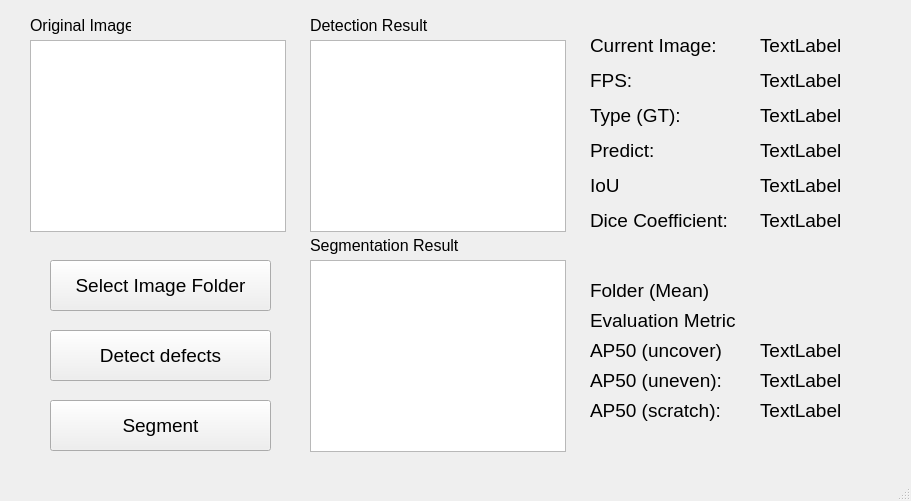
<?xml version="1.0" encoding="UTF-8"?>
<ui version="4.0">
 <class>MainWindow</class>
 <widget class="QMainWindow" name="MainWindow">
  <property name="geometry">
   <rect>
    <x>0</x>
    <y>0</y>
    <width>911</width>
    <height>501</height>
   </rect>
  </property>
  <property name="windowTitle">
   <string>MainWindow</string>
  </property>
  <widget class="QWidget" name="centralwidget">
   <widget class="QPushButton" name="pushButton">
    <property name="geometry">
     <rect>
      <x>50</x>
      <y>260</y>
      <width>221</width>
      <height>51</height>
     </rect>
    </property>
    <property name="font">
     <font>
      <family>Arial</family>
      <pointsize>14</pointsize>
     </font>
    </property>
    <property name="text">
     <string>Select Image Folder</string>
    </property>
   </widget>
   <widget class="QGraphicsView" name="graphicsView">
    <property name="geometry">
     <rect>
      <x>30</x>
      <y>40</y>
      <width>256</width>
      <height>192</height>
     </rect>
    </property>
   </widget>
   <widget class="QPushButton" name="pushButton_2">
    <property name="geometry">
     <rect>
      <x>50</x>
      <y>330</y>
      <width>221</width>
      <height>51</height>
     </rect>
    </property>
    <property name="font">
     <font>
      <family>Arial</family>
      <pointsize>14</pointsize>
     </font>
    </property>
    <property name="text">
     <string>Detect defects</string>
    </property>
   </widget>
   <widget class="QPushButton" name="pushButton_3">
    <property name="geometry">
     <rect>
      <x>50</x>
      <y>400</y>
      <width>221</width>
      <height>51</height>
     </rect>
    </property>
    <property name="font">
     <font>
      <family>Arial</family>
      <pointsize>14</pointsize>
     </font>
    </property>
    <property name="text">
     <string>Segment</string>
    </property>
   </widget>
   <widget class="QLabel" name="label">
    <property name="geometry">
     <rect>
      <x>30</x>
      <y>15</y>
      <width>101</width>
      <height>21</height>
     </rect>
    </property>
    <property name="font">
     <font>
      <family>Arial</family>
      <pointsize>12</pointsize>
     </font>
    </property>
    <property name="text">
     <string>Original Image</string>
    </property>
    <property name="alignment">
     <set>Qt::AlignLeading|Qt::AlignLeft|Qt::AlignVCenter</set>
    </property>
   </widget>
   <widget class="QLabel" name="label_2">
    <property name="geometry">
     <rect>
      <x>310</x>
      <y>15</y>
      <width>121</width>
      <height>21</height>
     </rect>
    </property>
    <property name="font">
     <font>
      <family>Arial</family>
      <pointsize>12</pointsize>
     </font>
    </property>
    <property name="text">
     <string>Detection Result</string>
    </property>
    <property name="alignment">
     <set>Qt::AlignLeading|Qt::AlignLeft|Qt::AlignVCenter</set>
    </property>
   </widget>
   <widget class="QGraphicsView" name="graphicsView_2">
    <property name="geometry">
     <rect>
      <x>310</x>
      <y>40</y>
      <width>256</width>
      <height>192</height>
     </rect>
    </property>
   </widget>
   <widget class="QGraphicsView" name="graphicsView_3">
    <property name="geometry">
     <rect>
      <x>310</x>
      <y>260</y>
      <width>256</width>
      <height>192</height>
     </rect>
    </property>
   </widget>
   <widget class="QLabel" name="label_3">
    <property name="geometry">
     <rect>
      <x>310</x>
      <y>235</y>
      <width>151</width>
      <height>21</height>
     </rect>
    </property>
    <property name="font">
     <font>
      <family>Arial</family>
      <pointsize>12</pointsize>
     </font>
    </property>
    <property name="text">
     <string>Segmentation Result</string>
    </property>
    <property name="alignment">
     <set>Qt::AlignLeading|Qt::AlignLeft|Qt::AlignVCenter</set>
    </property>
   </widget>
   <widget class="QLabel" name="label_4">
    <property name="geometry">
     <rect>
      <x>590</x>
      <y>30</y>
      <width>131</width>
      <height>31</height>
     </rect>
    </property>
    <property name="font">
     <font>
      <family>Arial</family>
      <pointsize>14</pointsize>
     </font>
    </property>
    <property name="text">
     <string>Current Image:</string>
    </property>
   </widget>
   <widget class="QLabel" name="label_5">
    <property name="geometry">
     <rect>
      <x>590</x>
      <y>70</y>
      <width>111</width>
      <height>21</height>
     </rect>
    </property>
    <property name="font">
     <font>
      <family>Arial</family>
      <pointsize>14</pointsize>
     </font>
    </property>
    <property name="text">
     <string>FPS:</string>
    </property>
   </widget>
   <widget class="QLabel" name="label_6">
    <property name="geometry">
     <rect>
      <x>590</x>
      <y>100</y>
      <width>111</width>
      <height>31</height>
     </rect>
    </property>
    <property name="font">
     <font>
      <family>Arial</family>
      <pointsize>14</pointsize>
     </font>
    </property>
    <property name="text">
     <string>Type (GT):</string>
    </property>
   </widget>
   <widget class="QLabel" name="label_7">
    <property name="geometry">
     <rect>
      <x>590</x>
      <y>140</y>
      <width>111</width>
      <height>21</height>
     </rect>
    </property>
    <property name="font">
     <font>
      <family>Arial</family>
      <pointsize>14</pointsize>
     </font>
    </property>
    <property name="text">
     <string>Predict:</string>
    </property>
   </widget>
   <widget class="QLabel" name="label_8">
    <property name="geometry">
     <rect>
      <x>590</x>
      <y>170</y>
      <width>111</width>
      <height>31</height>
     </rect>
    </property>
    <property name="font">
     <font>
      <family>Arial</family>
      <pointsize>14</pointsize>
     </font>
    </property>
    <property name="text">
     <string>IoU</string>
    </property>
   </widget>
   <widget class="QLabel" name="label_9">
    <property name="geometry">
     <rect>
      <x>590</x>
      <y>210</y>
      <width>151</width>
      <height>21</height>
     </rect>
    </property>
    <property name="font">
     <font>
      <family>Arial</family>
      <pointsize>14</pointsize>
     </font>
    </property>
    <property name="text">
     <string>Dice Coefficient:</string>
    </property>
   </widget>
   <widget class="QLabel" name="label_10">
    <property name="geometry">
     <rect>
      <x>760</x>
      <y>30</y>
      <width>91</width>
      <height>31</height>
     </rect>
    </property>
    <property name="font">
     <font>
      <family>Arial</family>
      <pointsize>14</pointsize>
     </font>
    </property>
    <property name="text">
     <string>TextLabel</string>
    </property>
   </widget>
   <widget class="QLabel" name="label_11">
    <property name="geometry">
     <rect>
      <x>760</x>
      <y>70</y>
      <width>91</width>
      <height>21</height>
     </rect>
    </property>
    <property name="font">
     <font>
      <family>Arial</family>
      <pointsize>14</pointsize>
     </font>
    </property>
    <property name="text">
     <string>TextLabel</string>
    </property>
   </widget>
   <widget class="QLabel" name="label_12">
    <property name="geometry">
     <rect>
      <x>760</x>
      <y>100</y>
      <width>91</width>
      <height>31</height>
     </rect>
    </property>
    <property name="font">
     <font>
      <family>Arial</family>
      <pointsize>14</pointsize>
     </font>
    </property>
    <property name="text">
     <string>TextLabel</string>
    </property>
   </widget>
   <widget class="QLabel" name="label_13">
    <property name="geometry">
     <rect>
      <x>760</x>
      <y>140</y>
      <width>91</width>
      <height>21</height>
     </rect>
    </property>
    <property name="font">
     <font>
      <family>Arial</family>
      <pointsize>14</pointsize>
     </font>
    </property>
    <property name="text">
     <string>TextLabel</string>
    </property>
   </widget>
   <widget class="QLabel" name="label_14">
    <property name="geometry">
     <rect>
      <x>760</x>
      <y>170</y>
      <width>91</width>
      <height>31</height>
     </rect>
    </property>
    <property name="font">
     <font>
      <family>Arial</family>
      <pointsize>14</pointsize>
     </font>
    </property>
    <property name="text">
     <string>TextLabel</string>
    </property>
   </widget>
   <widget class="QLabel" name="label_15">
    <property name="geometry">
     <rect>
      <x>760</x>
      <y>210</y>
      <width>91</width>
      <height>21</height>
     </rect>
    </property>
    <property name="font">
     <font>
      <family>Arial</family>
      <pointsize>14</pointsize>
     </font>
    </property>
    <property name="text">
     <string>TextLabel</string>
    </property>
   </widget>
   <widget class="QLabel" name="label_16">
    <property name="geometry">
     <rect>
      <x>590</x>
      <y>280</y>
      <width>131</width>
      <height>21</height>
     </rect>
    </property>
    <property name="font">
     <font>
      <family>Arial</family>
      <pointsize>14</pointsize>
     </font>
    </property>
    <property name="text">
     <string>Folder (Mean)</string>
    </property>
   </widget>
   <widget class="QLabel" name="label_17">
    <property name="geometry">
     <rect>
      <x>590</x>
      <y>310</y>
      <width>151</width>
      <height>21</height>
     </rect>
    </property>
    <property name="font">
     <font>
      <family>Arial</family>
      <pointsize>14</pointsize>
     </font>
    </property>
    <property name="text">
     <string>Evaluation Metric</string>
    </property>
   </widget>
   <widget class="QLabel" name="label_18">
    <property name="geometry">
     <rect>
      <x>590</x>
      <y>340</y>
      <width>131</width>
      <height>21</height>
     </rect>
    </property>
    <property name="font">
     <font>
      <family>Arial</family>
      <pointsize>14</pointsize>
     </font>
    </property>
    <property name="text">
     <string>AP50 (uncover):</string>
    </property>
   </widget>
   <widget class="QLabel" name="label_19">
    <property name="geometry">
     <rect>
      <x>590</x>
      <y>370</y>
      <width>131</width>
      <height>21</height>
     </rect>
    </property>
    <property name="font">
     <font>
      <family>Arial</family>
      <pointsize>14</pointsize>
     </font>
    </property>
    <property name="text">
     <string>AP50 (uneven):</string>
    </property>
   </widget>
   <widget class="QLabel" name="label_20">
    <property name="geometry">
     <rect>
      <x>590</x>
      <y>400</y>
      <width>131</width>
      <height>21</height>
     </rect>
    </property>
    <property name="font">
     <font>
      <family>Arial</family>
      <pointsize>14</pointsize>
     </font>
    </property>
    <property name="text">
     <string>AP50 (scratch):</string>
    </property>
   </widget>
   <widget class="QLabel" name="label_21">
    <property name="geometry">
     <rect>
      <x>760</x>
      <y>340</y>
      <width>91</width>
      <height>21</height>
     </rect>
    </property>
    <property name="font">
     <font>
      <family>Arial</family>
      <pointsize>14</pointsize>
     </font>
    </property>
    <property name="text">
     <string>TextLabel</string>
    </property>
   </widget>
   <widget class="QLabel" name="label_22">
    <property name="geometry">
     <rect>
      <x>760</x>
      <y>370</y>
      <width>91</width>
      <height>21</height>
     </rect>
    </property>
    <property name="font">
     <font>
      <family>Arial</family>
      <pointsize>14</pointsize>
     </font>
    </property>
    <property name="text">
     <string>TextLabel</string>
    </property>
   </widget>
   <widget class="QLabel" name="label_23">
    <property name="geometry">
     <rect>
      <x>760</x>
      <y>400</y>
      <width>91</width>
      <height>21</height>
     </rect>
    </property>
    <property name="font">
     <font>
      <family>Arial</family>
      <pointsize>14</pointsize>
     </font>
    </property>
    <property name="text">
     <string>TextLabel</string>
    </property>
   </widget>
  </widget>
  <widget class="QMenuBar" name="menubar">
   <property name="geometry">
    <rect>
     <x>0</x>
     <y>0</y>
     <width>911</width>
     <height>21</height>
    </rect>
   </property>
  </widget>
  <widget class="QStatusBar" name="statusbar"/>
 </widget>
 <resources/>
 <connections/>
</ui>
